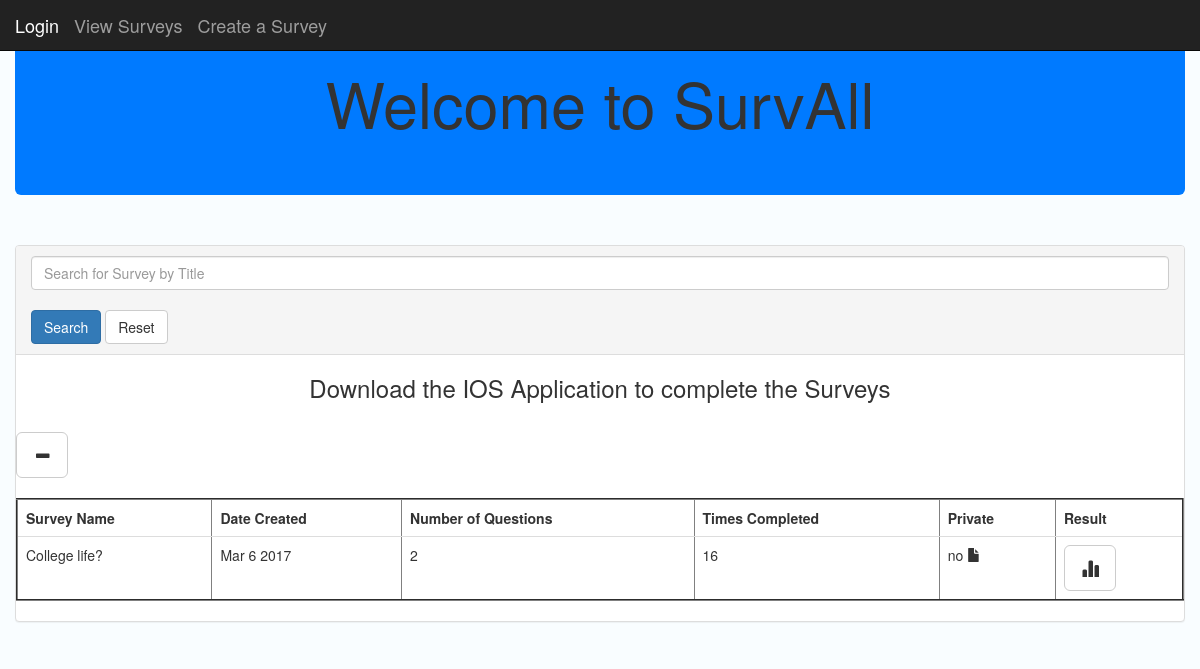
Before: / with the older database file.
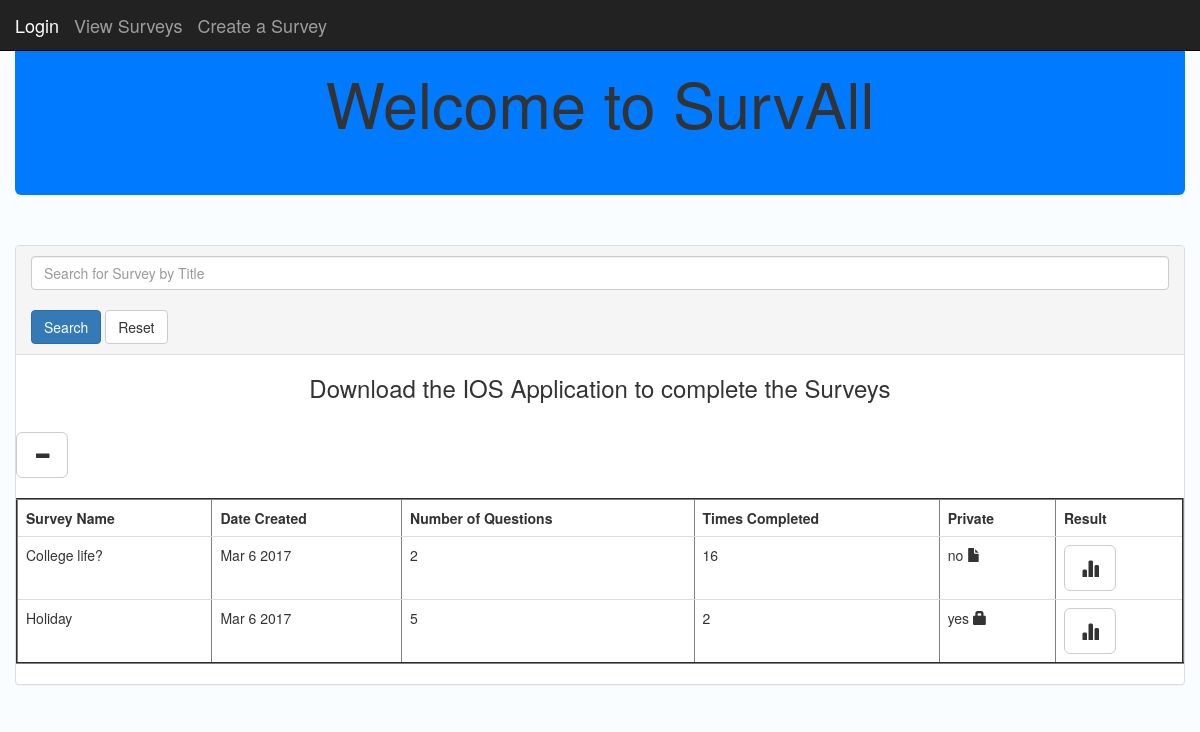
After: the same page with the newer database file.
### posts/models.py (models this page shows, shortened)
class Post(models.Model):
	title = models.CharField(max_length = 250)
	dateSurvCreated = models.DateTimeField()
	numOfQuestions = models.IntegerField( default = '1')
	numOfTimesCompleted = models.IntegerField( default = '1')
	private = models.CharField(max_length = 250, default = "no")
	passcode = models.CharField(max_length = 250, default = "code")
	def dateFormat(self):
		return self.dateSurvCreated.strftime('%b %e %Y')

### posts/views.py (the view)
# urls.py: 2. Add a URL to urlpatterns:  url(r'^$', views.home, name='home')
def home(request):
	posts = Post.objects.order_by('title')
	return render(request,'posts/home.html', {'posts':posts})

### posts/templates/posts/home.html (shortened to what this page needs)
<!DOCTYPE html>
<html lang="en">
  <head>
    {% load static %}
    <link rel="stylesheet" href="https://maxcdn.bootstrapcdn.com/bootstrap/3.3.7/css/bootstrap.min.css">
  </head>
	<nav class="navbar navbar-inverse navbar-fixed-top">
  		<div class="container-fluid">
    		<div class="navbar-header">
            <a class="navbar-brand active" href="{% url 'create_survey' %}">Login</a>
      			<a class="navbar-brand" href="{% url 'home' %}">View Surveys</a>
      			<a class="navbar-brand" href="{% url 'create_survey' %}">Create a Survey</a>
    		</div>
      		</div>
	</nav>
  <body style = "background-color: #f9fdff">
 	<div class="container-fluid">
    <div class="jumbotron" style = "background-color: rgb(0,122,255)">
      <h1 class = "text-center">Welcome to SurvAll</h1>
  </div>
    <br />
    <div class="panel panel-default">
    <div class="panel-heading">
    <form action = "{% url 'query_survey' %}" method="post">
    <input type="text" name="search_surveys" id ="search_surveys" class="form-control" placeholder="Search for Survey by Title"></input>
    <br>
      <button class="btn btn-primary btn-default btn">Search</button>
      <button class="btn btn-default btn" action="{% url 'view_survey' %}">Reset</button>
    </form>
    </div>
      <div id="demo" class="collapse in text-center">
        <h3>Download the IOS Application to complete the Surveys</h3>
      </div>
      <br>
      <button class="btn btn-default btn-lg" data-toggle="collapse" data-target="#demo"><span class="glyphicon glyphicon-minus" aria-hidden="true"></span></button>
      <br>
      <br>
      <div id = "tableResults">
			<table style = "background-color: #FFFFFF" class ="table" border='2' name ="survey_table" id = "survey_table">
			    <tr>
               		<th>Survey Name</th>
               		<th>Date Created </th>
               		<th>Number of Questions</th>
               		<th>Times Completed</th>
                  <th>Private</th>
                  <th>Result</th>
               	</tr>
				  {% for post in posts.all %}
				  <tr>
               	<td>{{ post.title }}</td>
               	<td>{{ post.dateFormat }}</td>
                <td>{{ post.numOfQuestions|floatformat:0 }}</td>
               	<td>{{ post.numOfTimesCompleted|floatformat:0 }}</td>
                <td>{{ post.private }}
                {% if post.private == "yes" %}
                  <span class ="glyphicon glyphicon-lock"></span>
                {% endif %}
                {% if post.private == "no" %}
                  <span class ="glyphicon glyphicon glyphicon-file"></span>
                {% endif %}
                </td>
                <td>
                  {% if post.private == "yes" %}
                <a href="{% url 'post_detail' post.id %}">
                <button class="btn btn-default btn-lg" onclick="return validatePasscode('{{ post.passcode }}','{{ post.id }}' )"><span class ="glyphicon glyphicon-stats"></span></button></a>
                </td>
                {% endif %}
                {% if post.private == "no" %}
                <a href="{% url 'post_detail' post.id %}">
                <button class="btn btn-default btn-lg"><span class ="glyphicon glyphicon-stats"></span></button></a>
                </td>
                {% endif %}
          </tr>
          {% endfor %}
			</table>
      </div>
      </div>
      </div>
  </body>
</html>

Changed rows visible on the page:
added Post: title "Holiday", dateFormat "Mar 6 2017", numOfQuestions "5", numOfTimesCompleted "2", private "yes"
